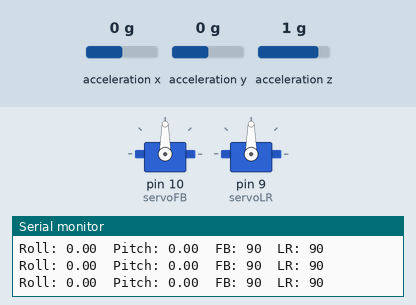
A sketch run on a simulated Arduino Uno, built with avr-gcc and run on an emulated ATmega328P. Parts: 2 × servo, the last lines printed to the serial monitor. Wiring (inferred from the names in the program): MPU-9250 motion sensor at I2C address 0x68. The test bench sets the inputs (shaded band); at power-on: acceleration x 0 g, acceleration y 0 g, acceleration z 1 g.

Above: at 8.4 s.
8.5 s: acceleration x set to -1.4 g
At 10.7 s:
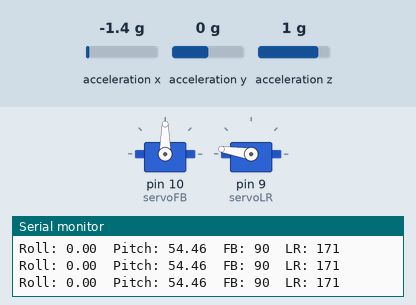
11.5 s: acceleration y set to -1.4 g
At 12.9 s:
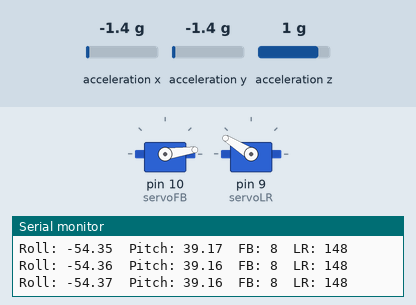
14.5 s: acceleration x set to 0 g
At 16.3 s:
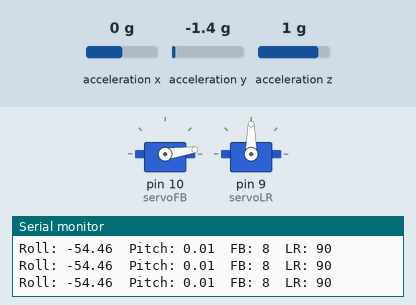
17.5 s: acceleration z set to 1.4 g
At 19.1 s:
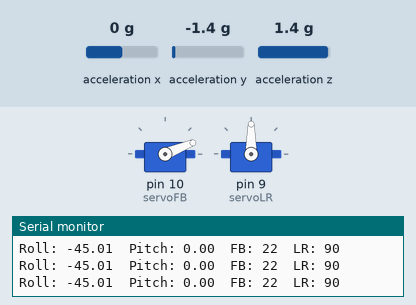
20.5 s: acceleration y set to 0 g
At 20.67 s:
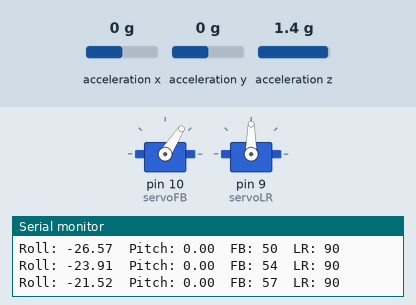
23.5 s: acceleration z set to -1.4 g
At 24.1 s:
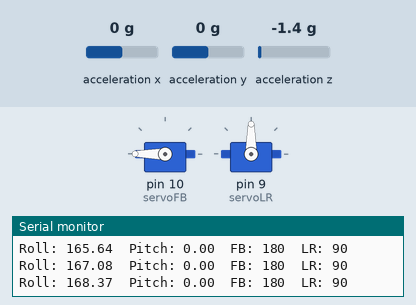
Timing chart, 0 to 26.0 s (numbered marks = the images above; inputs shaded):
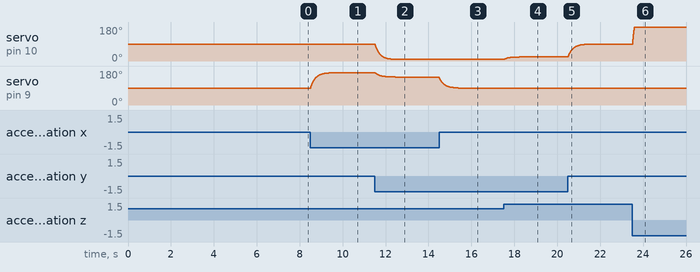

Measured:
- after the input at 8.5 s, servo on pin 9 (servoLR): moves from 90° to 171° over 1.0 s, starting at once
- after the input at 11.5 s, servo on pin 10 (servoFB): moves from 90° to 8° over 1.0 s, starting at once; servo on pin 9 (servoLR): moves from 171° to 148° over 0.94 s, starting at once
- after the input at 14.5 s, servo on pin 9 (servoLR): moves from 148° to 90° over 0.87 s, starting at once
- after the input at 17.5 s, servo on pin 10 (servoFB): moves from 8° to 22° over 0.71 s, starting at once
- after the input at 20.5 s, servo on pin 10 (servoFB): moves from 22° to 89° over 0.89 s, starting at once
- after the input at 23.5 s, servo on pin 10 (servoFB): 89° → 180° at once

The sketch:

two_axis_self_stablilizing_platform.ino
```cpp
#include <Wire.h>
#include <Servo.h>

#define MPU_ADDR 0x68

Servo servoFB;   // D10 - Forward/Backward
Servo servoLR;   // D9  - Left/Right

// SERVO CENTER

const int CENTER_FB = 90;
const int CENTER_LR = 90;

// CONTROL GAIN

float Kp_FB = 1.5;
float Kp_LR = 1.5;

// SERVO LIMITS

const int MIN_ANGLE = 0;
const int MAX_ANGLE = 180;

// CALIBRATION OFFSETS

float rollOffset = 0;
float pitchOffset = 0;

// FILTERED ANGLES

float filteredRoll = 0;
float filteredPitch = 0;

// Lower = smoother, higher = faster response
const float FILTER = 0.10;

// READ MPU6500

void readMPU(int16_t &ax, int16_t &ay, int16_t &az)
{
    Wire.beginTransmission(MPU_ADDR);
    Wire.write(0x3B);
    Wire.endTransmission(false);

    Wire.requestFrom(MPU_ADDR, 6);

    ax = (Wire.read() << 8) | Wire.read();
    ay = (Wire.read() << 8) | Wire.read();
    az = (Wire.read() << 8) | Wire.read();
}

// CALCULATE TILT

void getTilt(float &roll, float &pitch)
{
    int16_t axRaw, ayRaw, azRaw;

    readMPU(axRaw, ayRaw, azRaw);

    float ax = (float)axRaw;
    float ay = (float)ayRaw;
    float az = (float)azRaw;

    roll = atan2(ay, az) * 180.0 / PI;

    pitch = atan2(-ax,sqrt(ay * ay + az * az)) * 180.0 / PI;

    roll -= rollOffset;
    pitch -= pitchOffset;
}

// CALIBRATION

void calibrate()
{
    Serial.println("KEEP PLATFORM LEVEL");
    Serial.println("Calibrating...");

    delay(2000);

    float rollSum = 0;
    float pitchSum = 0;

    const int samples = 500;

    for (int i = 0; i < samples; i++)
    {
        int16_t axRaw, ayRaw, azRaw;

        readMPU(axRaw, ayRaw, azRaw);

        float ax = (float)axRaw;
        float ay = (float)ayRaw;
        float az = (float)azRaw;

        float roll =atan2(ay, az) * 180.0 / PI;

        float pitch =atan2(-ax,sqrt(ay * ay + az * az)) * 180.0 / PI;

        rollSum += roll;
        pitchSum += pitch;

        delay(5);
    }

    rollOffset = rollSum / samples;
    pitchOffset = pitchSum / samples;

    Serial.println("Calibration complete.");
    Serial.print("Roll offset: ");
    Serial.println(rollOffset);
    Serial.print("Pitch offset: ");
    Serial.println(pitchOffset);
}

void setup()
{
    Serial.begin(115200);

    Wire.begin();

    // Wake MPU6500
    Wire.beginTransmission(MPU_ADDR);
    Wire.write(0x6B);
    Wire.write(0x00);
    Wire.endTransmission();

    delay(100);

    servoFB.attach(10);
    servoLR.attach(9);

    servoFB.write(90);
    servoLR.write(90);

    delay(1500);

    calibrate();

    // Start filter at zero
    filteredRoll = 0;
    filteredPitch = 0;

    delay(500);
}

void loop()
{
    float roll, pitch;

    getTilt(roll, pitch);

    // SMOOTH THE SENSOR READINGS

    filteredRoll =FILTER * roll +(1.0 - FILTER) * filteredRoll;

    filteredPitch =FILTER * pitch +(1.0 - FILTER) * filteredPitch;

    // SELF LEVELING

    int fbAngle =CENTER_FB + (filteredRoll * Kp_FB);

    int lrAngle =CENTER_LR + (filteredPitch * Kp_LR);

    // LIMIT SERVO MOVEMENT

    fbAngle = constrain(fbAngle,MIN_ANGLE,MAX_ANGLE);

    lrAngle = constrain(lrAngle,MIN_ANGLE,MAX_ANGLE);

    // MOVE SERVOS

    servoFB.write(fbAngle);
    servoLR.write(lrAngle);

    // SERIAL MONITOR

    Serial.print("Roll: ");
    Serial.print(filteredRoll, 2);
    Serial.print("  Pitch: ");
    Serial.print(filteredPitch, 2);
    Serial.print("  FB: ");
    Serial.print(fbAngle);
    Serial.print("  LR: ");
    Serial.println(lrAngle);

    delay(20);
}
```
